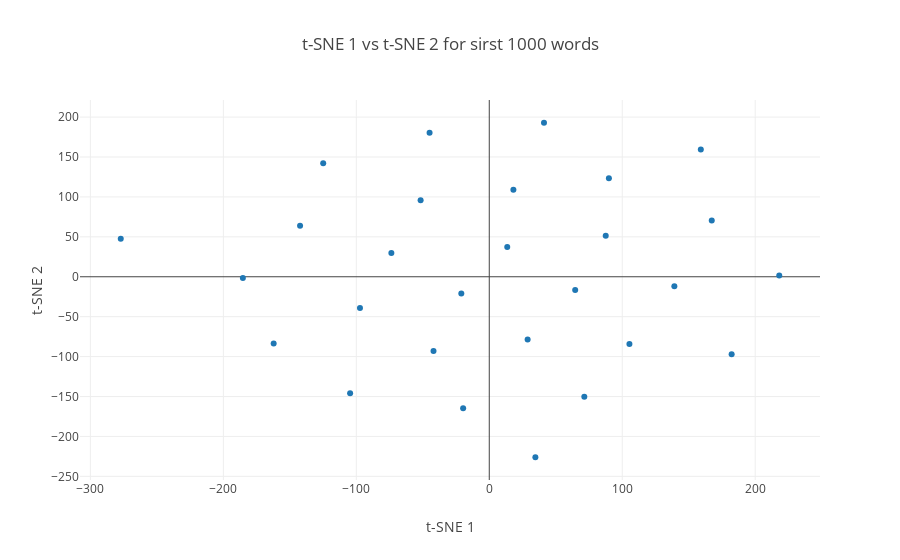

Here is the notebook cell this chart was saved with:
### Code cell
X_embedded = TSNE(n_components=2).fit_transform(word_embds[0])
number_of_words = num_classes
trace = go.Scatter(
    x = X_embedded[0:number_of_words,0], 
    y = X_embedded[0:number_of_words, 1],
    mode = 'markers',
    text= word_list[0:number_of_words]
)
layout = dict(title= 't-SNE 1 vs t-SNE 2 for characters ',
              yaxis = dict(title='t-SNE 2'),
              xaxis = dict(title='t-SNE 1'),
              hovermode= 'closest')
fig = dict(data = [trace], layout= layout)
py.iplot(fig)

### Figure 1 — Plotly figure (JSON) as saved in the notebook; plotly's stock layout.template omitted (floating-point values rounded to 4 significant figures)
{"data": [{"mode": "markers", "text": [" ", "e", "a", "s", "r", "o", "n", "i", "t", "l", "d", "h", "g", "c", "u", "m", "p", "w", "y", "b", "f", "k", "v", "x", "j", "q", "z"], "type": "scatter", "uid": "976668cc-46e5-4717-a25f-a78de78221d7", "x": [159.1, 139.2, -124.9, 64.62, -162.2, 87.58, -104.7, 18.14, -41.94, -277.2, 218.1, -21.03, -142.3, 13.51, -185.3, 71.48, 167.3, -51.64, 182.3, 89.97, 34.68, -73.65, -97.25, 41.15, -19.66, 28.83, -44.9, 105.4], "y": [159.5, -11.88, 142.3, -16.51, -83.72, 51.23, -146.0, 109.1, -92.87, 47.54, 1.511, -20.97, 63.76, 37.27, -1.688, -150.4, 70.35, 95.83, -96.91, 123.5, -226.1, 29.6, -39.24, 192.9, -164.6, -78.55, 180.4, -84.18]}], "layout": {"hovermode": "closest", "title": "t-SNE 1 vs t-SNE 2 for sirst 1000 words ", "xaxis": {"title": "t-SNE 1"}, "yaxis": {"title": "t-SNE 2"}}}
